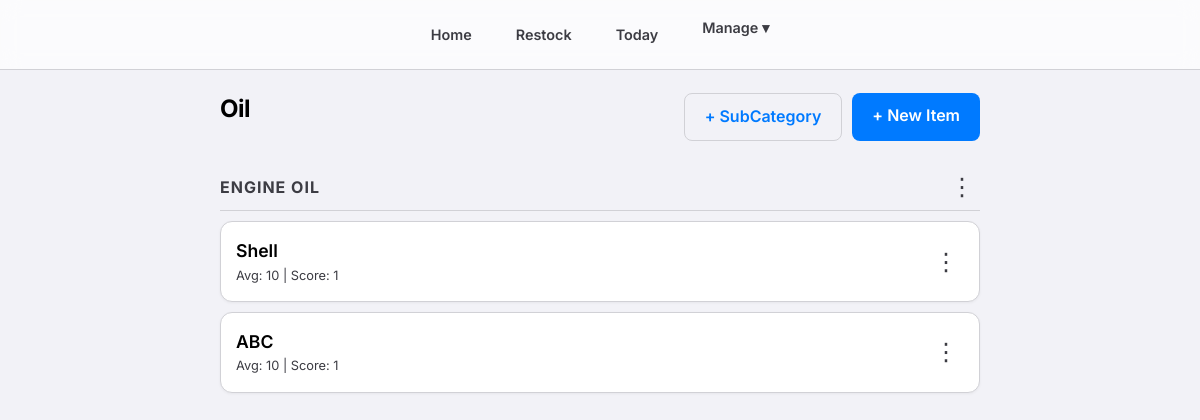
The app's page /manage/category/1/ (signed in), older data.
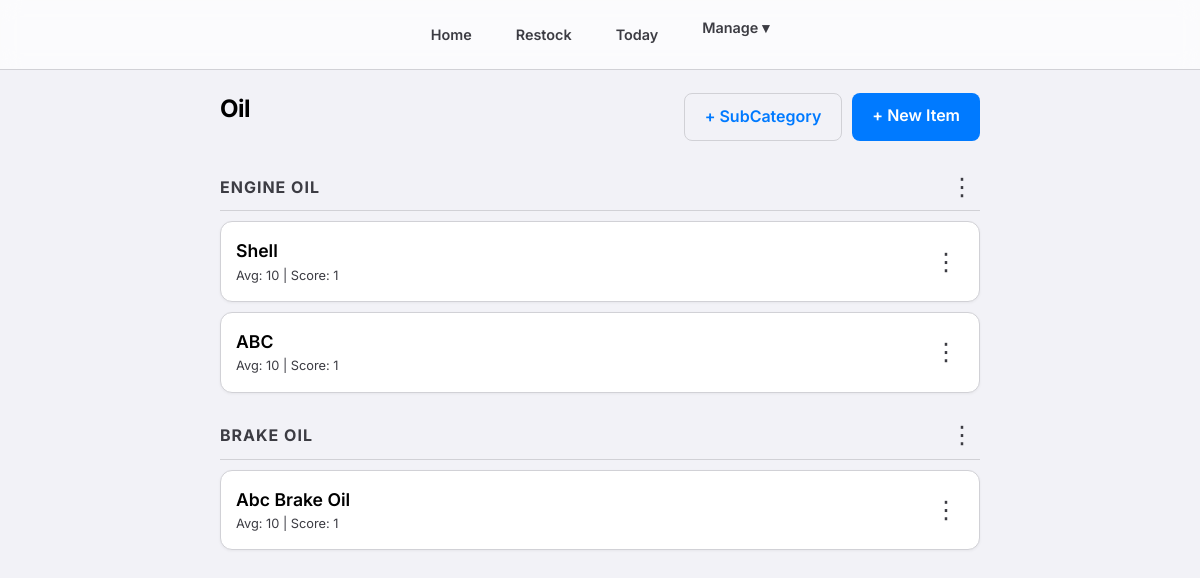
The same page, newer data.
### consumables/models.py (models this page shows, shortened)
class SubCategory(models.Model):
    name = models.CharField(max_length=100)
    category = models.ForeignKey(Category, related_name='subcategories', on_delete=models.CASCADE)
    class Meta:
        verbose_name_plural = "Sub Categories"

class Item(models.Model):
    category = models.ForeignKey(Category, related_name='items', on_delete=models.CASCADE)
    subcategory = models.ForeignKey(SubCategory, related_name='items', on_delete=models.SET_NULL, null=True, blank=True)
    name = models.CharField(max_length=200)
    average_stock = models.IntegerField(default=0, help_text="Ideal stock level for calculation")
    current_stock = models.IntegerField(default=0)
    usage_count = models.IntegerField(default=0, help_text="Cached popularity score (frequency of use)")
    score = models.IntegerField(default=1, help_text="Credits earned per unit taken")
    class Meta:
        constraints = [
            models.UniqueConstraint(
                fields=['category', 'name'],
                condition=models.Q(subcategory__isnull=True),
                name='unique_direct_item_idx'
            ),
            models.UniqueConstraint(
                fields=['subcategory', 'name'],
                name='unique_subcategory_item_idx'
            )
        ]
        ordering = ['-usage_count', 'name']

### consumables/views.py (the view)
# urls.py: path('manage/category/<int:category_id>/', views.category_detail, name='category_detail'),
@login_required
def category_detail(request, category_id):
    category = get_object_or_404(Category.objects.prefetch_related('items', 'subcategories', 'subcategories__items'), pk=category_id)
    return render(request, 'consumables/category_detail.html', {'category': category})

### consumables/templates/consumables/category_detail.html (shortened to what this page needs)
{% extends 'consumables/base.html' %}
{% block content %}
<div
    style="display: flex; justify-content: space-between; align-items: center; margin-bottom: 20px; flex-wrap: wrap; gap: 10px;">
    <h2>{{ category.name }}</h2>
    <div style="display: flex; gap: 10px;">
        <a href="{% url 'add_subcategory' category.id %}" class="btn"
            style="background-color: var(--bg-secondary); border: 1px solid var(--border-color);">+ SubCategory</a>
        <a href="{% url 'add_item' category.id %}" class="btn btn-primary">+ New Item</a>
    </div>
</div>
{% for sub in category.subcategories.all %}
<div
    style="margin-top: 25px; margin-bottom: 10px; padding-bottom: 5px; border-bottom: 1px solid var(--border-color); display: flex; justify-content: space-between; align-items: center;">
    <h4
        style="font-size: 1rem; color: var(--text-secondary); text-transform: uppercase; letter-spacing: 1px; margin: 0;">
        {{ sub.name }}
    </h4>
    <details class="details-dropdown">
        <summary>&#8942;</summary>
    </details>
</div>
{% for item in sub.items.all %}
<div class="item-card">
    <div class="item-info">
        <div class="item-name">{{ item.name }}</div>
        <div class="item-stock">Avg: {{ item.average_stock }} | Score: {{ item.score }}</div>
    </div>
    <div>
        <details class="details-dropdown">
            <summary>&#8942;</summary>
        </details>
    </div>
</div>
{% empty %}
<div style="color: var(--text-secondary); font-size: 0.8rem; font-style: italic; padding: 10px;">No items in this
    subcategory yet.</div>
{% endfor %}
{% endfor %}
{% endblock %}

Row changes from the older to the newer data that the page shows:
added SubCategory: name "BRAKE OIL"
added Item: name "Abc Brake Oil", average_stock "10", score "1", shown under "BRAKE OIL"
